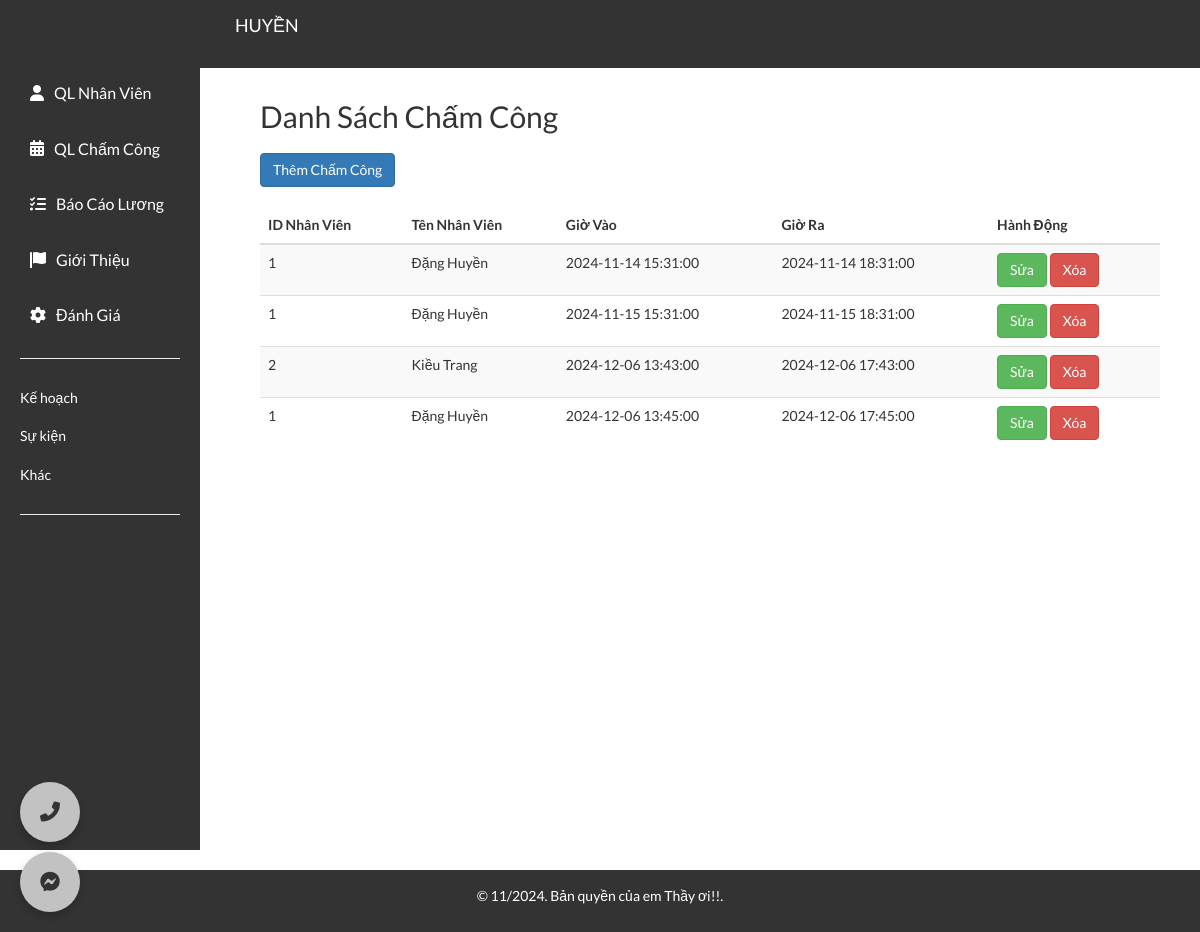
Page /employee_management/timekeeping_management.php (signed in) on the committed database.
### tables this page shows
CREATE TABLE `timekeeping` (
  `id` int(11) NOT NULL,
  `employee_id` int(11) NOT NULL,
  `check_in` datetime NOT NULL,
  `check_out` datetime NOT NULL
);

CREATE TABLE `employees` (
  `id` int(11) NOT NULL,
  `name` varchar(100) NOT NULL,
  `email` varchar(100) NOT NULL,
  `phone` varchar(15) NOT NULL,
  `position` varchar(50) NOT NULL,
  `salary` float NOT NULL,
  `gender` enum('Nam','Nữ','Khác') NOT NULL,
  `birth_date` date NOT NULL
);

### employee_management/timekeeping_management.php (the view, shortened to what this page needs)
<?php
include 'db_connection.php';
$sql = "SELECT t.id, e.id AS employee_id, e.name, t.check_in, t.check_out
        FROM timekeeping t
        JOIN employees e ON t.employee_id = e.id";
$result = $conn->query($sql);
?>
<!DOCTYPE html>
<html lang="vi">
<head>
    <link rel="stylesheet" href="https://maxcdn.bootstrapcdn.com/bootstrap/3.4.1/css/bootstrap.min.css">
    <link rel="stylesheet" href="https://cdnjs.cloudflare.com/ajax/libs/font-awesome/6.0.0-beta3/css/all.min.css">
    <link rel="stylesheet" href="styles.css">
</head>
<body>
<?php include 'header.php'; ?>
<div class="content mt-4" style="margin-top: 20px;">
    <h2>Danh Sách Chấm Công</h2>
    <a href="add_timekeeping.php" class="btn btn-primary mb-3">Thêm Chấm Công</a>
    <table class="table table-striped" style="margin-top: 20px;">
        <thead>
            <tr>
                <th>ID Nhân Viên</th>
                <th>Tên Nhân Viên</th>
                <th>Giờ Vào</th>
                <th>Giờ Ra</th>
                <th>Hành Động</th>
            </tr>
        </thead>
        <tbody>
            <?php if ($result->num_rows > 0): ?>
                <?php while ($row = $result->fetch_assoc()): ?>
                    <tr>
                        <td><?php echo $row['employee_id']; ?></td>
                        <td><?php echo $row['name']; ?></td>
                        <td><?php echo date("Y-m-d H:i:s", strtotime($row['check_in'])); ?></td>
                        <td><?php echo date("Y-m-d H:i:s", strtotime($row['check_out'])); ?></td>
                        <td>
                            <a href="edit_timekeeping.php?id=<?php echo $row['id']; ?>" class="btn btn-success">Sửa</a>
                            <a href="delete_timekeeping.php?id=<?php echo $row['id']; ?>" class="btn btn-danger" onclick="return confirm('Bạn có chắc chắn muốn xóa chấm công này không?');">Xóa</a>
                        </td>
                    </tr>
                <?php endwhile; ?>
            <?php else: ?>
                <tr>
                    <td colspan="5" class="text-center">Không có chấm công nào.</td>
                </tr>
            <?php endif; ?>
        </tbody>
    </table>
</div>
</body>
<?php include 'footer.php'; ?>
</html>

### employee_management/header.php (shortened to what this page needs)
<nav class="navbar navbar-default navbar-fixed-top">
  <div class="container">
    <div class="navbar-header">
      <a class="navbar-brand" href="dashboard.php">HUYỀN</a>
    </div>
    <div class="collapse navbar-collapse" id="myNavbar">
    </div>
  </div>
</nav>
<div class="sidebar">
    <div class="sidebar-buttons">
        <form action="dashboard.php" method="get">
            <button type="submit"><i class="fas fa-user "></i> QL Nhân Viên</button>
        </form>
        <form action="timekeeping_management.php" method="get">
            <button type="submit"><i class="fas fa-calendar-alt "></i> QL Chấm Công</button>
        </form>
        <form action="salary_report.php" method="get">
            <button type="submit"><i class="fas fa-tasks"></i> Báo Cáo Lương</button>
        </form>
        <form action="#" method="get">
            <button type="submit"><i class="fas fa-flag"></i> Giới Thiệu</button>
        </form>
        <form action="#" method="get">
            <button type="submit"><i class="fas fa-cog"></i> Đánh Giá</button>
        </form>
    </div>
    <hr>
    <ul>
        <li><a href="#">Kế hoạch</a></li>
        <li><a href="birthday_calendar.php">Sự kiện</a></li>
        <li><a href="#">Khác</a></li>
    </ul>
    <hr>
</div>
<div class="chat-bubble" onclick="toggleChatForm();">
  <i class="fab fa-facebook-messenger"></i>
</div>
<div class="phone-chat-bubble" onclick="makeCall();">
  <i class="fas fa-phone-alt"></i>
</div>

### employee_management/footer.php (shortened to what this page needs)
<footer class="text-center footer">
  <p>© 11/2024. Bản quyền của em Thầy ơi!!.</p>
</footer>
</body>
</html>

### employee_management/styles.css (style rules this page uses)
body { font-family: 'Lato', sans-serif; line-height: 1.6; background-color: #fff; height: 100%; margin: 0; }
.navbar { background-color: #333; color: #ffffff !important; border: none; }
.navbar-brand, .navbar-nav li a { color: #fff !important; }
.content { padding: 40px; padding-top: 60px; margin-left: 220px; flex: 1; min-height: calc(100vh - 50px); }
.container { margin-left: 220px; flex: 1; }
.footer { background-color: #333; color: white; padding: 15px; font-size: 14px; bottom: 0; }
.chat-bubble { position: fixed; bottom: 20px; left: 20px; width: 60px; height: 60px; border-radius: 50%; display: flex; justify-content: center; align-items: center; cursor: pointer; box-shadow: 0 4px 8px rgba(0,0,0,0.2); z-index: 1000; background-color: #c2c2c2 !important; }
.chat-bubble i { font-size: 20px; }
.phone-chat-bubble { position: fixed; bottom: 90px; left: 20px; width: 60px; height: 60px; border-radius: 50%; display: flex; justify-content: center; align-items: center; cursor: pointer; box-shadow: 0 4px 8px rgba(0,0,0,0.2); z-index: 1000; background-color: #c2c2c2; }
.phone-chat-bubble i { font-size: 20px; }
.sidebar { width: 200px; background-color: #333; color: white; padding: 20px; box-sizing: border-box; height: 800px; position: fixed; top: 50px; }
.sidebar-buttons { margin-bottom: 20px; }
.sidebar-buttons button { display: flex; align-items: center; width: 100%; padding: 10px; margin-bottom: 10px; background-color: #333; color: white; border: none; cursor: pointer; text-align: left; font-size: 16px; }
.sidebar-buttons button i { margin-right: 10px; }
.sidebar ul { list-style: none; padding: 0; }
.sidebar ul li a { color: white; text-decoration: none; display: block; padding: 8px 0; }

### rows in the picture
timekeeping: employee "1", employee.name "Đặng Huyền", check_in "2024-11-14 15:31:00", check_out "2024-11-14 18:31:00"
timekeeping: employee "1", employee.name "Đặng Huyền", check_in "2024-11-15 15:31:00", check_out "2024-11-15 18:31:00"
timekeeping: employee "2", employee.name "Kiều Trang", check_in "2024-12-06 13:43:00", check_out "2024-12-06 17:43:00"
timekeeping: employee "1", employee.name "Đặng Huyền", check_in "2024-12-06 13:45:00", check_out "2024-12-06 17:45:00"
